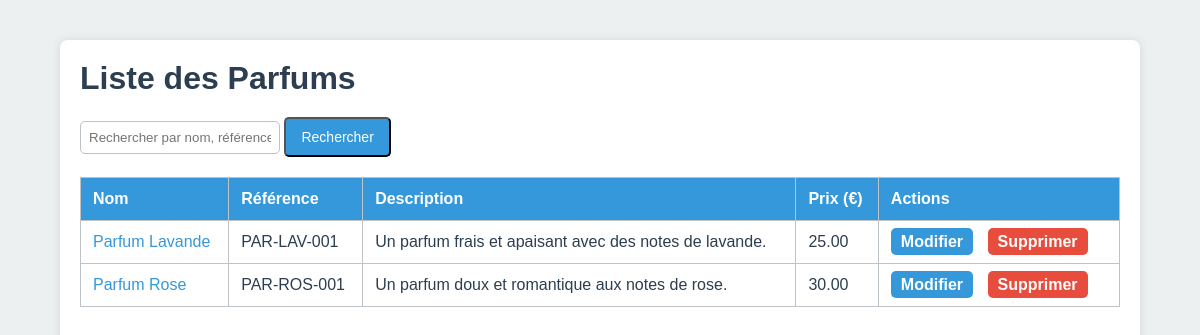
Screenshot of /list_parfums.php (signed in) with the database file from the repository.
### tables this page shows
CREATE TABLE IF NOT EXISTS parfums (
  id INT AUTO_INCREMENT PRIMARY KEY,
  name VARCHAR(100) NOT NULL,
  description TEXT,
  price DECIMAL(10,2) NOT NULL DEFAULT 0,
  team VARCHAR(50) DEFAULT 'Equipe1',
  version INT DEFAULT 1,
  lifecycle_stage VARCHAR(50) DEFAULT 'Développement',
  reference VARCHAR(100) UNIQUE
);

### src/list_parfums.php (the view, shortened to what this page needs)
<?php
$mysqli = new mysqli("db","root","root","plm");
$user_roles = explode(',', $_SESSION['role']);
$is_manager = in_array('manager', $user_roles);
$is_admin = in_array('admin', $user_roles);
$search = $_GET['search'] ?? '';
$query = "SELECT id, name, description, price, reference FROM parfums";
$result = $mysqli->query($query);
?>
<!DOCTYPE html>
<html lang="fr">
<head>
  <link rel="stylesheet" href="styles.css">
</head>
<body>
<div class="container">
  <h1>Liste des Parfums</h1>
  <form method="get" style="margin-bottom:20px;">
    <input type="text" name="search" placeholder="Rechercher par nom, référence, équipe..." value="<?php echo htmlspecialchars($search); ?>" style="padding:8px; border-radius:5px; border:1px solid #bdc3c7; width:200px;">
    <button type="submit" class="btn">Rechercher</button>
  </form>
  <table>
    <thead>
      <tr>
        <th>Nom</th>
        <th>Référence</th>
        <th>Description</th>
        <th>Prix (€)</th>
        <?php if ($is_admin || $is_manager): ?>
          <th>Actions</th>
        <?php endif; ?>
      </tr>
    </thead>
    <tbody>
      <?php while ($p = $result->fetch_assoc()): ?>
      <tr>
        <td><a href="parfum_detail.php?id=<?php echo $p['id']; ?>"><?php echo htmlspecialchars($p['name']); ?></a></td>
        <td><?php echo htmlspecialchars($p['reference']); ?></td>
        <td><?php echo htmlspecialchars($p['description']); ?></td>
        <td><?php echo htmlspecialchars($p['price']); ?></td>
        <?php if ($is_admin || $is_manager): ?>
          <td class="actions">
            <a href="edit_parfum.php?id=<?php echo $p['id']; ?>" class="btn-edit">Modifier</a>
            <a href="delete_parfum.php?id=<?php echo $p['id']; ?>" class="btn-delete" onclick="return confirm('Supprimer ce parfum ?')">Supprimer</a>
          </td>
        <?php endif; ?>
      </tr>
      <?php endwhile; ?>
    </tbody>
  </table>
</div>
</body>
</html>

### src/styles.css (style rules this page uses)
* { margin: 0; padding: 0; box-sizing: border-box; }
body { font-family: Arial, sans-serif; background: #ecf0f1; color: #2c3e50; display: flex; min-height: 100vh; }
h1, h2, h3 { margin-bottom: 20px; color: #2c3e50; }
table { width: 100%; border-collapse: collapse; margin-top: 10px; background: #fff; }
table, th, td { border: 1px solid #bdc3c7; }
table th { background: #3498db; color: #fff; padding: 12px; text-align: left; }
table td { padding: 12px; border-bottom: 1px solid #bdc3c7; }
.container { width: 90%; max-width: 1200px; margin: 40px auto; background: #fff; padding: 20px; border-radius: 8px; box-shadow: 0 0 10px rgba(0,0,0,0.1); }
.btn { display: inline-block; padding: 10px 15px; background: #3498db; color: #fff; text-decoration: none; border-radius: 5px; margin-right: 10px; font-size: 14px; transition: background 0.3s; }
a { color: #3498db; text-decoration: none; transition: color 0.3s; }
.actions a { margin-right: 10px; color: #3498db; font-weight: bold; }
.btn-edit { background: #3498db; color: #fff; padding: 5px 10px; border-radius: 5px; text-decoration: none; transition: background 0.3s; margin-right: 5px; }
.btn-delete { background: #e74c3c; color: #fff; padding: 5px 10px; border-radius: 5px; text-decoration: none; transition: background 0.3s; }
.btn-edit, .btn-delete { color: #fff !important; font-weight: bold; }

### rows the page displays
parfums: name "Parfum Lavande", reference "PAR-LAV-001", description "Un parfum frais et apaisant avec des notes de lavande.", price "25.00"
parfums: name "Parfum Rose", reference "PAR-ROS-001", description "Un parfum doux et romantique aux notes de rose.", price "30.00"
